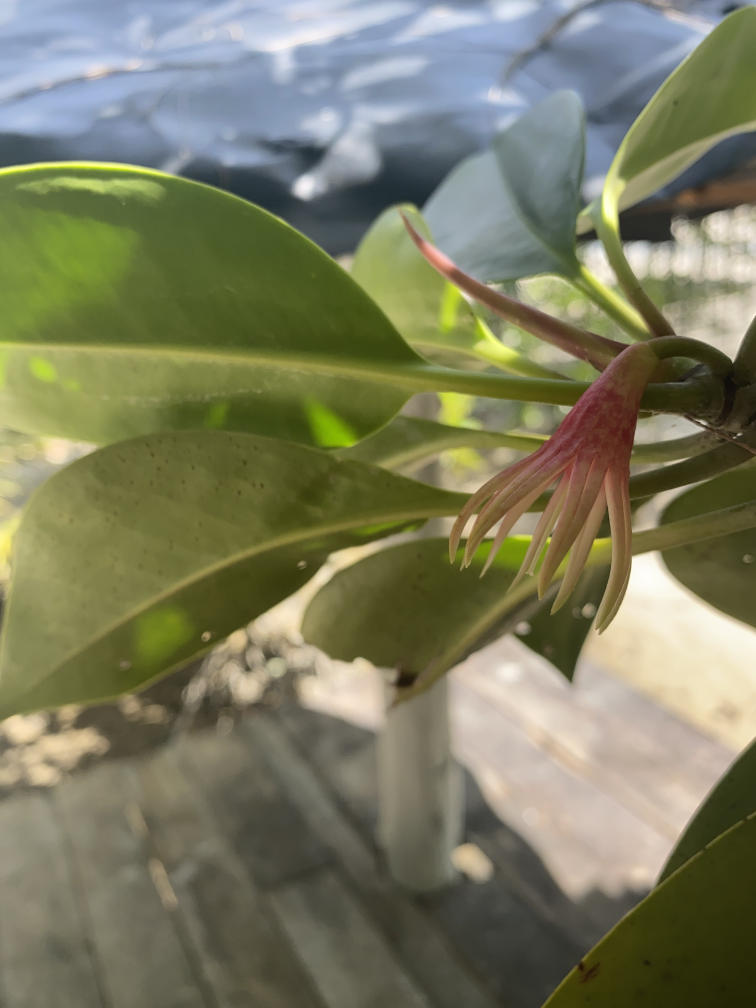
#> input picture mangrove/Burgeria gymnoriza/IMG_7247.JPG, 3024 x 4032 px (shown at 1/4 size); its folder holds only this picture in this run
$ python Preprocessing.py
#> lines starting #> are read from the running program, lines starting #| are printed output that depends on the picture
import numpy as np
import matplotlib.pyplot as plt
import os
import cv2

DATADIR = "./mangrove"
# DATADIR = "C:/Users/asus/Downloads/mangrove"
# C:\Users\asus\Downloads\mangrove
CATEGORIES = ["Burgeria gymnoriza", "Rhizopora mucronata", "Rhizopora stylosa"]
# CATEGORIES = ["Rhizopora stylosa", "Rizhopora mucronata"]

IMG_SIZE = 100

training_data = []

def create_training_data():
    for category in CATEGORIES:
        # print(category)
        # print(DATADIR)
        path1 = os.path.join(DATADIR, category)
        print(path1)
        class_num = CATEGORIES.index(category)
        # [4 lines of commented-out code are left out]
        for img in os.listdir(path1):
            try:
                img_array = cv2.imread(os.path.join(path1, img), cv2.IMREAD_COLOR)
#> img_array is the input picture: shape (4032, 3024, 3); mean B, G, R 97, 124.3, 123.5
                img_array = cv2.cvtColor(img_array, cv2.COLOR_BGR2RGB)
                new_array = cv2.resize(img_array, (IMG_SIZE, IMG_SIZE))
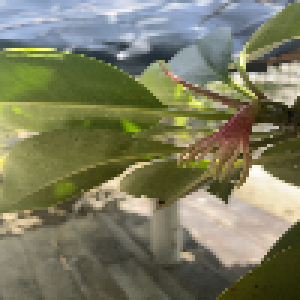
#> new_array: shape (100, 100, 3) (shown 3 times larger); mean R, G, B 123.5, 124.2, 96.9
                training_data.append([new_array, class_num])
                if len(training_data) % 50 == 0:
                    print(f"{len(training_data)} -- progress")
            except Exception as e:
                pass
#> pass 2 of the loop in create_training_data, `for category in CATEGORIES:`:
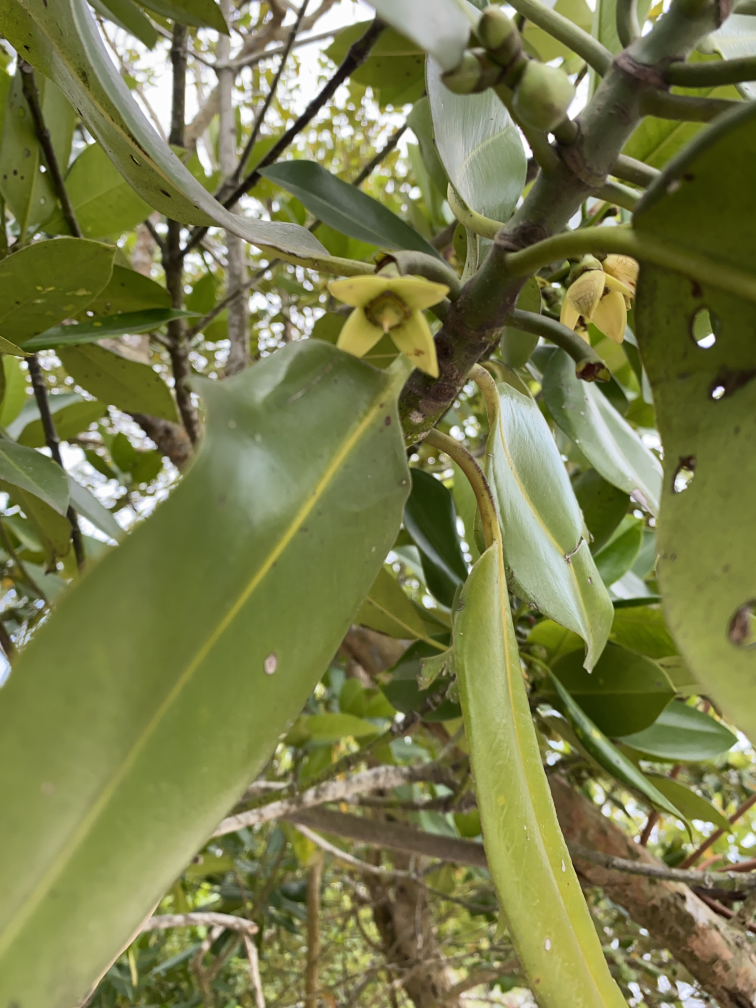
#> input picture mangrove/Rhizopora mucronata/IMG_9994.JPG, 3024 x 4032 px (shown at 1/4 size)
#> in create_training_data, img_array is the input picture: shape (4032, 3024, 3); mean B, G, R 74.5, 123.9, 120.9
#> in create_training_data, `new_array = cv2.resize(img_array, (IMG_SIZE, IMG_SIZE))`:
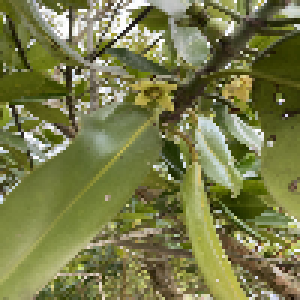
#> new_array: shape (100, 100, 3) (shown 3 times larger); mean R, G, B 120.8, 123.8, 74.4

#> (the run stopped early here; a loop or call above may not have finished)
